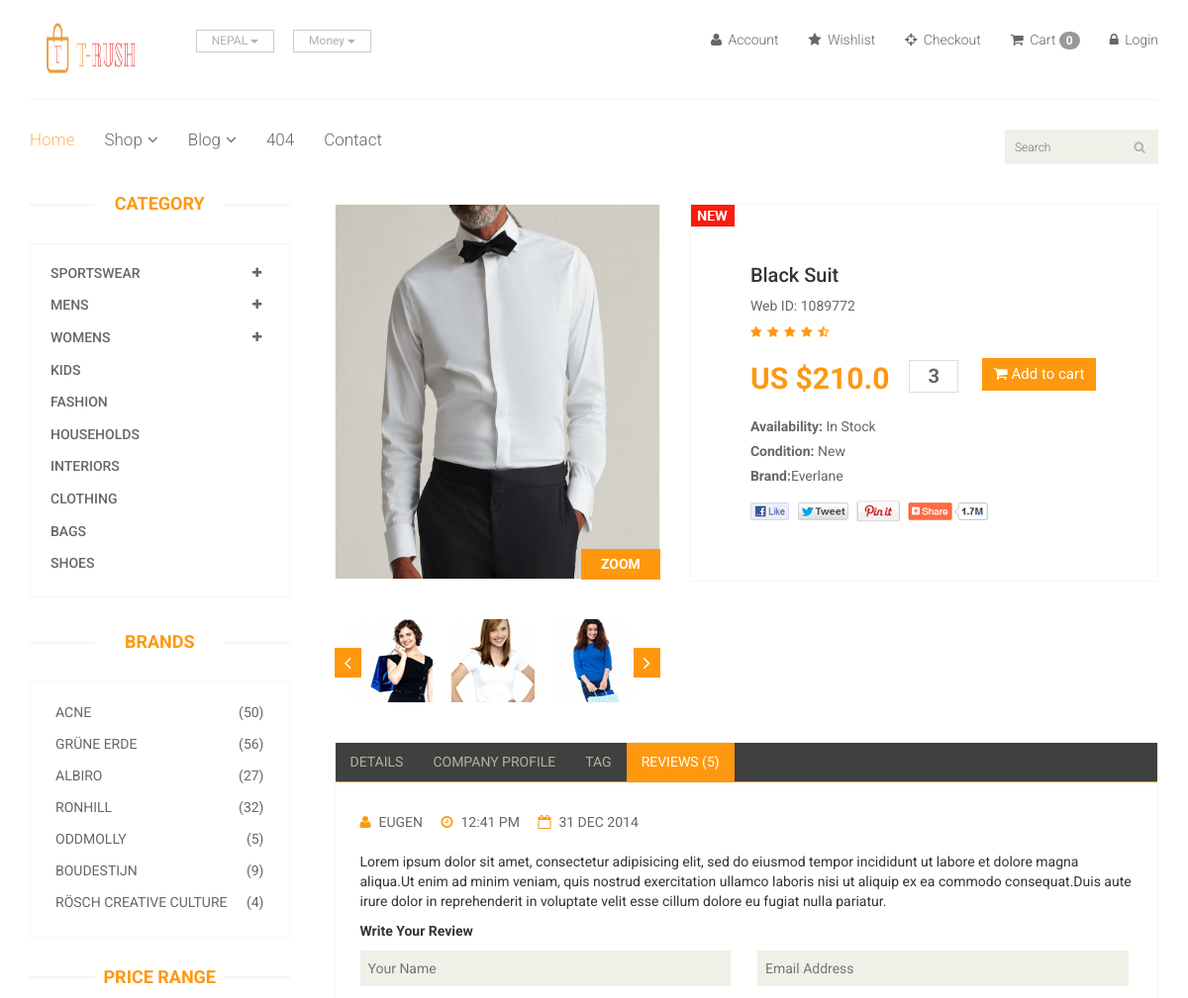
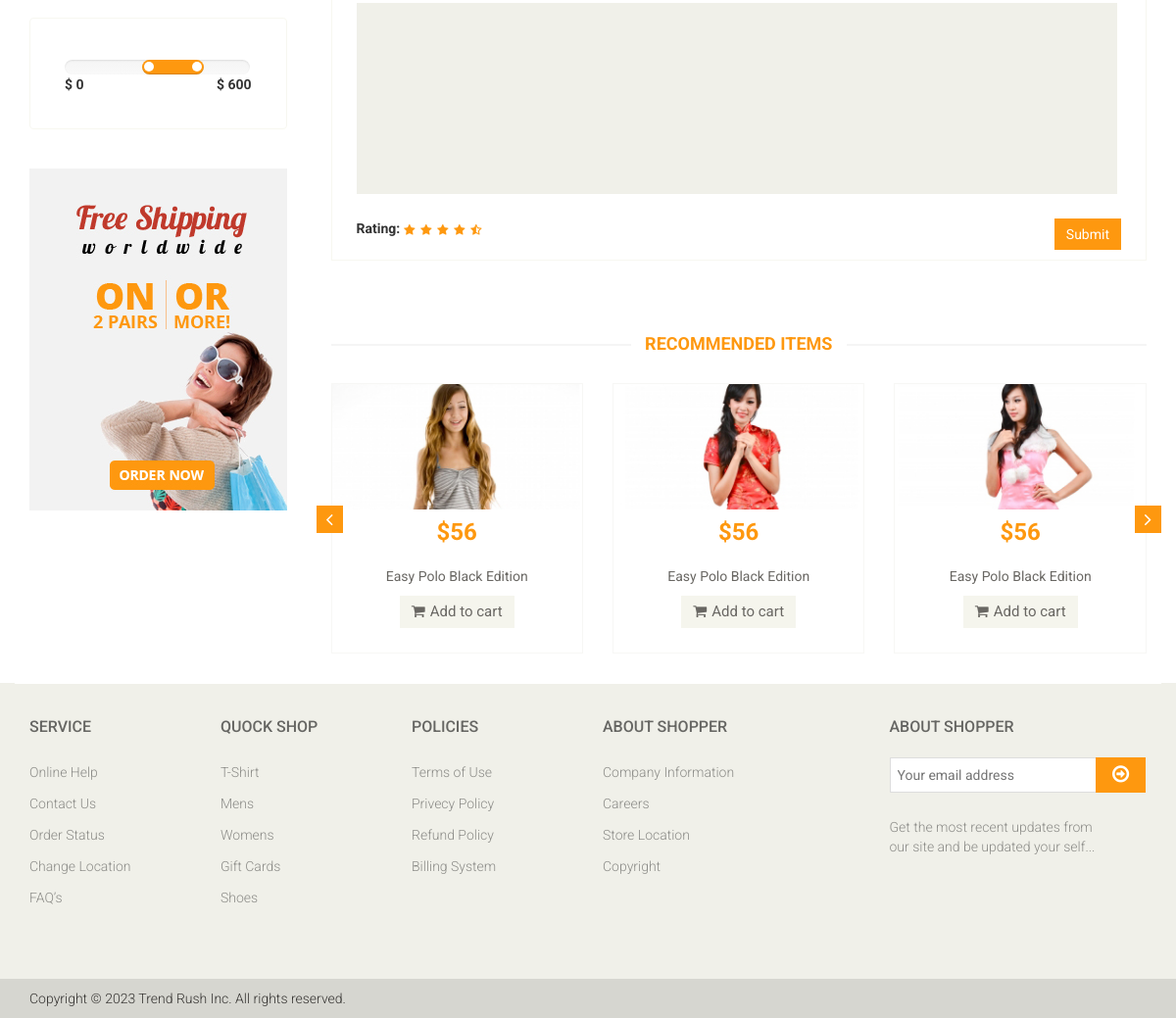
Page /product/1 on the committed database (2 pictures, top to bottom).
### app/models.py (models this page shows, shortened)
class Product(models.Model):
    Avaliability = (
        ('In Stock','In Stock'),
    ('Out of Stock','Out of Stock'),
    )
    category = models.ForeignKey(Category, on_delete=models.CASCADE,null=True,default=None)
    subcategory = models.ForeignKey(SubCategory, on_delete=models.CASCADE,null=True, default=None)
    brand = models.ForeignKey(Brand, on_delete=models.CASCADE)
    image = models.ImageField(upload_to='ecommerce/prodimg')
    name = models.CharField(max_length=100)
    price = models.FloatField()
    Avaliability = models.CharField(choices=Avaliability,max_length=100, null=True)
    date = models.DateField(auto_now_add=True)

class Brand(models.Model):
    name = models.CharField(max_length=50)
    def __str__(self) -> str:
        return self.name

### testbca/views.py (the view)
# urls.py: path("product/<str:id>", views.Product_Detail, name="product_detail"),
def Product_Detail(request, id):
    product = Product.objects.filter(id=id).first()
    context = {
        'product': product,
    }
    return render(request, 'product_detail.html', context)

### templates/product_detail.html (shortened to what this page needs)
{% extends "base.html" %}
{% block body %}
<section>
    <div class="container">
        <div class="row">
            <div class="col-sm-3">
                <div class="left-sidebar">
                    <h2>Category</h2>
                    <div class="panel-group category-products" id="accordian">
                        <div class="panel panel-default">
                            <div class="panel-heading">
                                <h4 class="panel-title">
                                    <a data-toggle="collapse" data-parent="#accordian" href="#sportswear">
                                        <span class="badge pull-right"><i class="fa fa-plus"></i></span>
                                        Sportswear
                                    </a>
                                </h4>
                            </div>
                        </div>
                        <div class="panel panel-default">
                            <div class="panel-heading">
                                <h4 class="panel-title">
                                    <a data-toggle="collapse" data-parent="#accordian" href="#mens">
                                        <span class="badge pull-right"><i class="fa fa-plus"></i></span>
                                        Mens
                                    </a>
                                </h4>
                            </div>
                        </div>
                        <div class="panel panel-default">
                            <div class="panel-heading">
                                <h4 class="panel-title">
                                    <a data-toggle="collapse" data-parent="#accordian" href="#womens">
                                        <span class="badge pull-right"><i class="fa fa-plus"></i></span>
                                        Womens
                                    </a>
                                </h4>
                            </div>
                        </div>
                        <div class="panel panel-default">
                            <div class="panel-heading">
                                <h4 class="panel-title"><a href="#">Kids</a></h4>
                            </div>
                        </div>
                        <div class="panel panel-default">
                            <div class="panel-heading">
                                <h4 class="panel-title"><a href="#">Fashion</a></h4>
                            </div>
                        </div>
                        <div class="panel panel-default">
                            <div class="panel-heading">
                                <h4 class="panel-title"><a href="#">Households</a></h4>
                            </div>
                        </div>
                        <div class="panel panel-default">
                            <div class="panel-heading">
                                <h4 class="panel-title"><a href="#">Interiors</a></h4>
                            </div>
                        </div>
                        <div class="panel panel-default">
                            <div class="panel-heading">
                                <h4 class="panel-title"><a href="#">Clothing</a></h4>
                            </div>
                        </div>
                        <div class="panel panel-default">
                            <div class="panel-heading">
                                <h4 class="panel-title"><a href="#">Bags</a></h4>
                            </div>
                        </div>
                        <div class="panel panel-default">
                            <div class="panel-heading">
                                <h4 class="panel-title"><a href="#">Shoes</a></h4>
                            </div>
                        </div>
                    </div>
                    <div class="brands_products">
                        <h2>Brands</h2>
                        <div class="brands-name">
                            <ul class="nav nav-pills nav-stacked">
                                <li><a href=""> <span class="pull-right">(50)</span>Acne</a></li>
                                <li><a href=""> <span class="pull-right">(56)</span>Grüne Erde</a></li>
                                <li><a href=""> <span class="pull-right">(27)</span>Albiro</a></li>
                                <li><a href=""> <span class="pull-right">(32)</span>Ronhill</a></li>
                                <li><a href=""> <span class="pull-right">(5)</span>Oddmolly</a></li>
                                <li><a href=""> <span class="pull-right">(9)</span>Boudestijn</a></li>
                                <li><a href=""> <span class="pull-right">(4)</span>Rösch creative culture</a></li>
                            </ul>
                        </div>
                    </div>
                    <div class="price-range">
                        <h2>Price Range</h2>
                        <div class="well">
                             <input type="text" class="span2" value="" data-slider-min="0" data-slider-max="600" data-slider-step="5" data-slider-value="[250,450]" id="sl2" ><br />
                             <b>$ 0</b> <b class="pull-right">$ 600</b>
                        </div>
                    </div>
                    <div class="shipping text-center">
                        <img src="images/home/shipping.jpg" alt="" />
                    </div>
                </div>
            </div>
            <div class="col-sm-9 padding-right">
                <div class="product-details">
                    <div class="col-sm-5">
                        <div class="view-product">
                            <img src="/{{product.image}}" alt="" />
                            <h3>ZOOM</h3>
                        </div>
                        <div id="similar-product" class="carousel slide" data-ride="carousel">
                                <div class="carousel-inner">
                                    <div class="item active">
                                      <a href=""><img src="images/product-details/similar1.jpg" alt=""></a>
                                      <a href=""><img src="images/product-details/similar2.jpg" alt=""></a>
                                      <a href=""><img src="images/product-details/similar3.jpg" alt=""></a>
                                    </div>
                                </div>
                              <a class="left item-control" href="#similar-product" data-slide="prev">
                                <i class="fa fa-angle-left"></i>
                              </a>
                              <a class="right item-control" href="#similar-product" data-slide="next">
                                <i class="fa fa-angle-right"></i>
                              </a>
                        </div>
                    </div>
                    <div class="col-sm-7">
                        <div class="product-information">
                            <img src="images/product-details/new.jpg" class="newarrival" alt="" />
                            <h2>{{product.name}}</h2>
                            <p>Web ID: 1089772</p>
                            <img src="images/product-details/rating.png" alt="" />
                            <span>
                                <span>US ${{product.price}}</span>
                                <input type="text" value="3" />
                                <a href="{% url 'cart_add' product.id %}" type="button" class="btn btn-fefault cart">
                                    <i class="fa fa-shopping-cart"></i>
                                    Add to cart
                                </a>
                            </span>
                            <p><b>Availability:</b> {{product.Avaliability}}</p>
                            <p><b>Condition:</b> New</p>
                            <p><b>Brand:</b>{{product.brand}} </p>
                            <a href=""><img src="images/product-details/share.png" class="share img-responsive"  alt="" /></a>
                        </div>
                    </div>
                </div>
                <div class="category-tab shop-details-tab">
                    <div class="col-sm-12">
                        <ul class="nav nav-tabs">
                            <li><a href="#details" data-toggle="tab">Details</a></li>
                            <li><a href="#companyprofile" data-toggle="tab">Company Profile</a></li>
                            <li><a href="#tag" data-toggle="tab">Tag</a></li>
                            <li class="active"><a href="#reviews" data-toggle="tab">Reviews (5)</a></li>
                        </ul>
                    </div>
                    <div class="tab-content">
                        <div class="tab-pane fade active in" id="reviews" >
                            <div class="col-sm-12">
                                <ul>
                                    <li><a href=""><i class="fa fa-user"></i>EUGEN</a></li>
                                    <li><a href=""><i class="fa fa-clock-o"></i>12:41 PM</a></li>
                                    <li><a href=""><i class="fa fa-calendar-o"></i>31 DEC 2014</a></li>
                                </ul>
                                <p>Lorem ipsum dolor sit amet, consectetur adipisicing elit, sed do eiusmod tempor incididunt ut labore et dolore magna aliqua.Ut enim ad minim veniam, quis nostrud exercitation ullamco laboris nisi ut aliquip ex ea commodo consequat.Duis aute irure dolor in reprehenderit in voluptate velit esse cillum dolore eu fugiat nulla pariatur.</p>
                                <p><b>Write Your Review</b></p>
                                <form action="#">
                                    <span>
                                        <input type="text" placeholder="Your Name"/>
                                        <input type="email" placeholder="Email Address"/>
                                    </span>
                                    <textarea name="" ></textarea>
                                    <b>Rating: </b> <img src="images/product-details/rating.png" alt="" />
                                    <button type="button" class="btn btn-default pull-right">
                                        Submit
                                    </button>
                                </form>
                            </div>
                        </div>
                    </div>
                </div>
                <div class="recommended_items">
                    <h2 class="title text-center">recommended items</h2>
                    <div id="recommended-item-carousel" class="carousel slide" data-ride="carousel">
                        <div class="carousel-inner">
                            <div class="item active">
                                <div class="col-sm-4">
                                    <div class="product-image-wrapper">
                                        <div class="single-products">
                                            <div class="productinfo text-center">
                                                <img src="images/home/recommend1.jpg" alt="" />
                                                <h2>$56</h2>
                                                <p>Easy Polo Black Edition</p>
                                                <button type="button" class="btn btn-default add-to-cart"><i class="fa fa-shopping-cart"></i>Add to cart</button>
                                            </div>
                                        </div>
                                    </div>
                                </div>
                                <div class="col-sm-4">
                                    <div class="product-image-wrapper">
                                        <div class="single-products">
                                            <div class="productinfo text-center">
                                                <img src="images/home/recommend2.jpg" alt="" />
                                                <h2>$56</h2>
                                                <p>Easy Polo Black Edition</p>
                                                <button type="button" class="btn btn-default add-to-cart"><i class="fa fa-shopping-cart"></i>Add to cart</button>
                                            </div>
                                        </div>
                                    </div>
                                </div>
                                <div class="col-sm-4">
                                    <div class="product-image-wrapper">
                                        <div class="single-products">
                                            <div class="productinfo text-center">
                                                <img src="images/home/recommend3.jpg" alt="" />
                                                <h2>$56</h2>
                                                <p>Easy Polo Black Edition</p>
                                                <button type="button" class="btn btn-default add-to-cart"><i class="fa fa-shopping-cart"></i>Add to cart</button>
                                            </div>
                                        </div>
                                    </div>
                                </div>
                            </div>
                        </div>
                         <a class="left recommended-item-control" href="#recommended-item-carousel" data-slide="prev">
                            <i class="fa fa-angle-left"></i>
                          </a>
                          <a class="right recommended-item-control" href="#recommended-item-carousel" data-slide="next">
                            <i class="fa fa-angle-right"></i>
                          </a>
                    </div>
                </div>
            </div>
        </div>
    </div>
</section>
{% endblock body %}

### rows in the picture
Product: image (picture), name "Black Suit", price "210.0", Avaliability "In Stock", brand "Everlane"

### other values in the picture
{{ request.session.cart|length }} "0"
